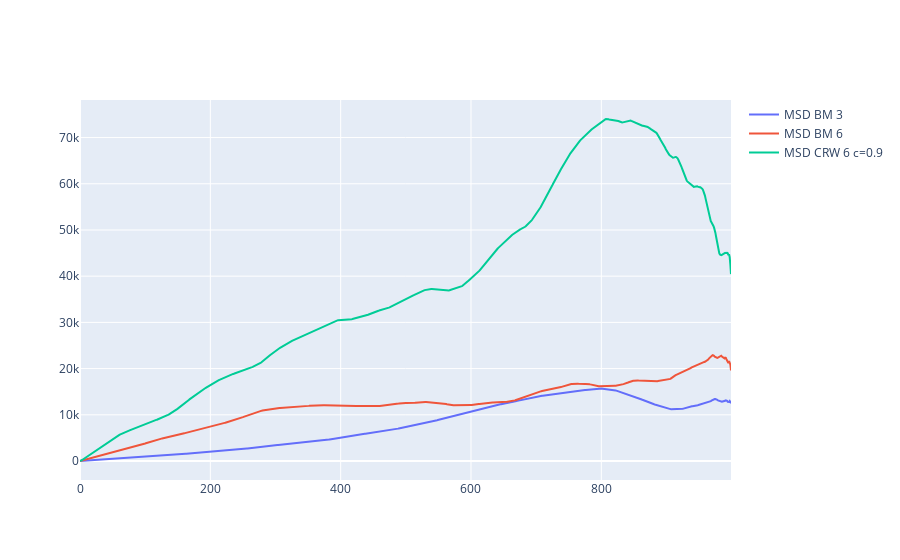

This figure's notebook cell:
### Markdown cell above
Comparison of mean square displacement curves of BM 3, BM 6 and CRW 6. And results shown using plotly.

### Code cell
bm3_msd_df = msd(bm_traj_3) # MSD for BM 3
bm6_msd_df = msd(bm_traj_6) # MSD for BM 6
crw_msd_df = msd(crw_traj_6) # MSD for CRW 6, 0.9 coefficient per default

fig = go.Figure()

# Add traces for MSD of the Brownian motion 3 trajectory
fig.add_trace(go.Scatter(
    x= bm3_msd_df.index,
    y= bm3_msd_df.y_pos,
    name='MSD BM 3',
    mode='lines',
    showlegend=True
))

# Add traces for MSD of the Brownian motion 6 trajectory
fig.add_trace(go.Scatter(
    x= bm6_msd_df.index,
    y= bm6_msd_df.y_pos,
    name='MSD BM 6',
    mode='lines',
    showlegend=True
))

# Add traces for MSD of the Correlated Random Walk 6 trajectory
fig.add_trace(go.Scatter(
    x= crw_msd_df.index,
    y= crw_msd_df.y_pos,
    name='MSD CRW 6 c=0.9',
    mode='lines',
    showlegend=True
))

fig.show()

### Figure 1 — Plotly figure (JSON) as saved in the notebook; plotly's stock layout.template omitted (floating-point values rounded to 4 significant figures; data arrays with more than 128 entries replaced by an {"elided": "..."} marker saying what was removed)
{"data": [{"mode": "lines", "name": "MSD BM 3", "showlegend": true, "type": "scatter", "x": {"elided": "1000 int values"}, "y": {"elided": "1000 float values"}}, {"mode": "lines", "name": "MSD BM 6", "showlegend": true, "type": "scatter", "x": {"elided": "1000 int values"}, "y": {"elided": "1000 float values"}}, {"mode": "lines", "name": "MSD CRW 6 c=0.9", "showlegend": true, "type": "scatter", "x": {"elided": "1000 int values"}, "y": {"elided": "1000 float values"}}], "layout": {}}
